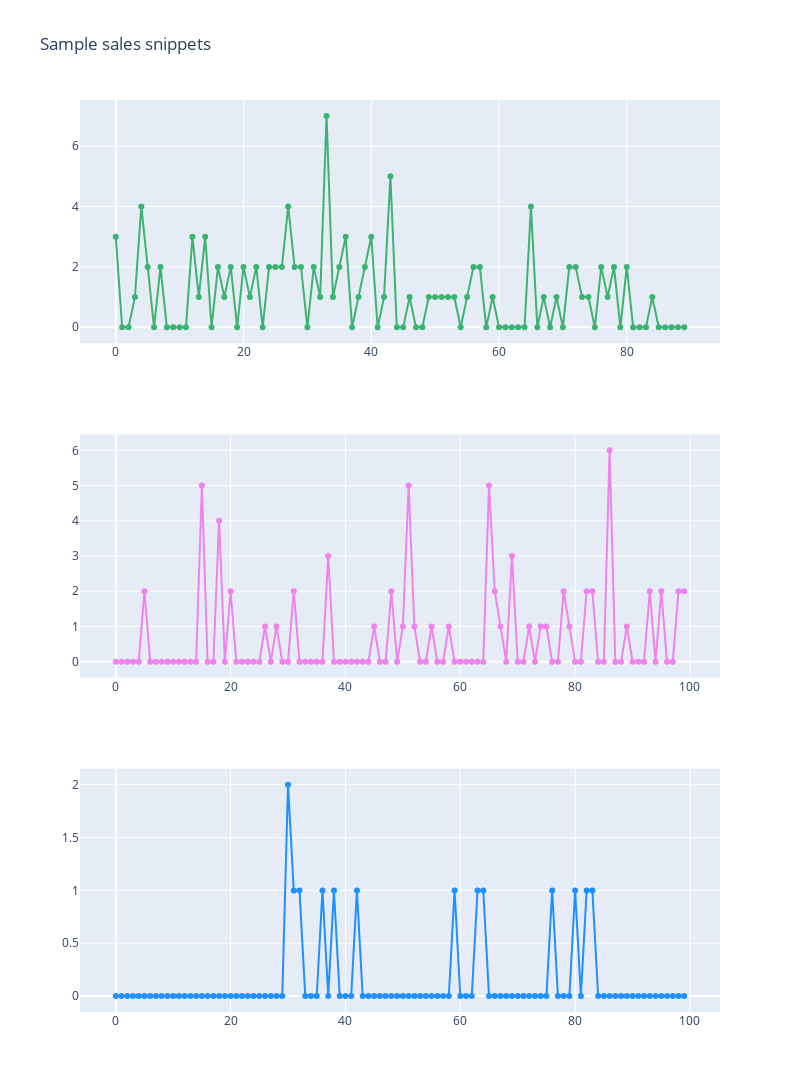

This figure's notebook cell:
### Markdown cell above
### Sample sales snippets

### Code cell
ids = sorted(list(set(sales_train_val['id'])))
d_cols = [c for c in sales_train_val.columns if 'd_' in c]
x_1 = sales_train_val.loc[sales_train_val['id'] == ids[0]].set_index('id')[d_cols].values[0][:90]
x_2 = sales_train_val.loc[sales_train_val['id'] == ids[4]].set_index('id')[d_cols].values[0][1300:1400]
x_3 = sales_train_val.loc[sales_train_val['id'] == ids[65]].set_index('id')[d_cols].values[0][350:450]
fig = make_subplots(rows=3, cols=1)

fig.add_trace(go.Scatter(x=np.arange(len(x_1)), y=x_1, showlegend=False,
                    mode='lines+markers', name="First sample",
                         marker=dict(color="mediumseagreen")),
             row=1, col=1)

fig.add_trace(go.Scatter(x=np.arange(len(x_2)), y=x_2, showlegend=False,
                    mode='lines+markers', name="Second sample",
                         marker=dict(color="violet")),
             row=2, col=1)

fig.add_trace(go.Scatter(x=np.arange(len(x_3)), y=x_3, showlegend=False,
                    mode='lines+markers', name="Third sample",
                         marker=dict(color="dodgerblue")),
             row=3, col=1)

fig.update_layout(height=1200, width=800, title_text="Sample sales snippets")
fig.show()

### Figure 1 — Plotly figure (JSON) as saved in the notebook; plotly's stock layout.template omitted (floating-point values rounded to 4 significant figures)
{"data": [{"marker": {"color": "mediumseagreen"}, "mode": "lines+markers", "name": "First sample", "showlegend": false, "type": "scatter", "x": [0, 1, 2, 3, 4, 5, 6, 7, 8, 9, 10, 11, 12, 13, 14, 15, 16, 17, 18, 19, 20, 21, 22, 23, 24, 25, 26, 27, 28, 29, 30, 31, 32, 33, 34, 35, 36, 37, 38, 39, 40, 41, 42, 43, 44, 45, 46, 47, 48, 49, 50, 51, 52, 53, 54, 55, 56, 57, 58, 59, 60, 61, 62, 63, 64, 65, 66, 67, 68, 69, 70, 71, 72, 73, 74, 75, 76, 77, 78, 79, 80, 81, 82, 83, 84, 85, 86, 87, 88, 89], "xaxis": "x", "y": [3, 0, 0, 1, 4, 2, 0, 2, 0, 0, 0, 0, 3, 1, 3, 0, 2, 1, 2, 0, 2, 1, 2, 0, 2, 2, 2, 4, 2, 2, 0, 2, 1, 7, 1, 2, 3, 0, 1, 2, 3, 0, 1, 5, 0, 0, 1, 0, 0, 1, 1, 1, 1, 1, 0, 1, 2, 2, 0, 1, 0, 0, 0, 0, 0, 4, 0, 1, 0, 1, 0, 2, 2, 1, 1, 0, 2, 1, 2, 0, 2, 0, 0, 0, 1, 0, 0, 0, 0, 0], "yaxis": "y"}, {"marker": {"color": "violet"}, "mode": "lines+markers", "name": "Second sample", "showlegend": false, "type": "scatter", "x": [0, 1, 2, 3, 4, 5, 6, 7, 8, 9, 10, 11, 12, 13, 14, 15, 16, 17, 18, 19, 20, 21, 22, 23, 24, 25, 26, 27, 28, 29, 30, 31, 32, 33, 34, 35, 36, 37, 38, 39, 40, 41, 42, 43, 44, 45, 46, 47, 48, 49, 50, 51, 52, 53, 54, 55, 56, 57, 58, 59, 60, 61, 62, 63, 64, 65, 66, 67, 68, 69, 70, 71, 72, 73, 74, 75, 76, 77, 78, 79, 80, 81, 82, 83, 84, 85, 86, 87, 88, 89, 90, 91, 92, 93, 94, 95, 96, 97, 98, 99], "xaxis": "x2", "y": [0, 0, 0, 0, 0, 2, 0, 0, 0, 0, 0, 0, 0, 0, 0, 5, 0, 0, 4, 0, 2, 0, 0, 0, 0, 0, 1, 0, 1, 0, 0, 2, 0, 0, 0, 0, 0, 3, 0, 0, 0, 0, 0, 0, 0, 1, 0, 0, 2, 0, 1, 5, 1, 0, 0, 1, 0, 0, 1, 0, 0, 0, 0, 0, 0, 5, 2, 1, 0, 3, 0, 0, 1, 0, 1, 1, 0, 0, 2, 1, 0, 0, 2, 2, 0, 0, 6, 0, 0, 1, 0, 0, 0, 2, 0, 2, 0, 0, 2, 2], "yaxis": "y2"}, {"marker": {"color": "dodgerblue"}, "mode": "lines+markers", "name": "Third sample", "showlegend": false, "type": "scatter", "x": [0, 1, 2, 3, 4, 5, 6, 7, 8, 9, 10, 11, 12, 13, 14, 15, 16, 17, 18, 19, 20, 21, 22, 23, 24, 25, 26, 27, 28, 29, 30, 31, 32, 33, 34, 35, 36, 37, 38, 39, 40, 41, 42, 43, 44, 45, 46, 47, 48, 49, 50, 51, 52, 53, 54, 55, 56, 57, 58, 59, 60, 61, 62, 63, 64, 65, 66, 67, 68, 69, 70, 71, 72, 73, 74, 75, 76, 77, 78, 79, 80, 81, 82, 83, 84, 85, 86, 87, 88, 89, 90, 91, 92, 93, 94, 95, 96, 97, 98, 99], "xaxis": "x3", "y": [0, 0, 0, 0, 0, 0, 0, 0, 0, 0, 0, 0, 0, 0, 0, 0, 0, 0, 0, 0, 0, 0, 0, 0, 0, 0, 0, 0, 0, 0, 2, 1, 1, 0, 0, 0, 1, 0, 1, 0, 0, 0, 1, 0, 0, 0, 0, 0, 0, 0, 0, 0, 0, 0, 0, 0, 0, 0, 0, 1, 0, 0, 0, 1, 1, 0, 0, 0, 0, 0, 0, 0, 0, 0, 0, 0, 1, 0, 0, 0, 1, 0, 1, 1, 0, 0, 0, 0, 0, 0, 0, 0, 0, 0, 0, 0, 0, 0, 0, 0], "yaxis": "y3"}], "layout": {"height": 1200, "title": {"text": "Sample sales snippets"}, "width": 800, "xaxis": {"anchor": "y", "domain": [0, 1]}, "xaxis2": {"anchor": "y2", "domain": [0, 1]}, "xaxis3": {"anchor": "y3", "domain": [0, 1]}, "yaxis": {"anchor": "x", "domain": [0.7333, 1]}, "yaxis2": {"anchor": "x2", "domain": [0.3667, 0.6333]}, "yaxis3": {"anchor": "x3", "domain": [0, 0.2667]}}}
